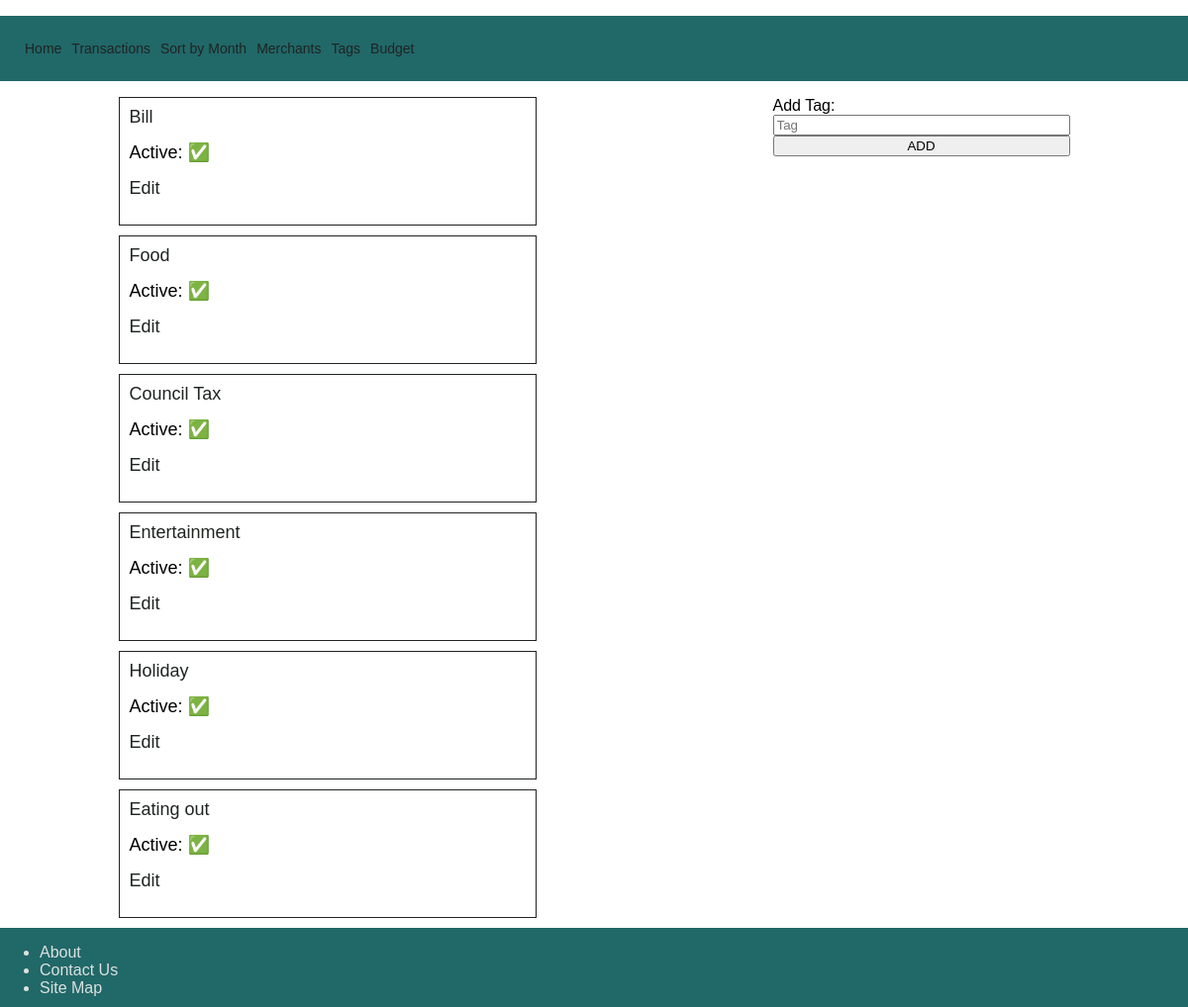
The app's page /tags, older data.
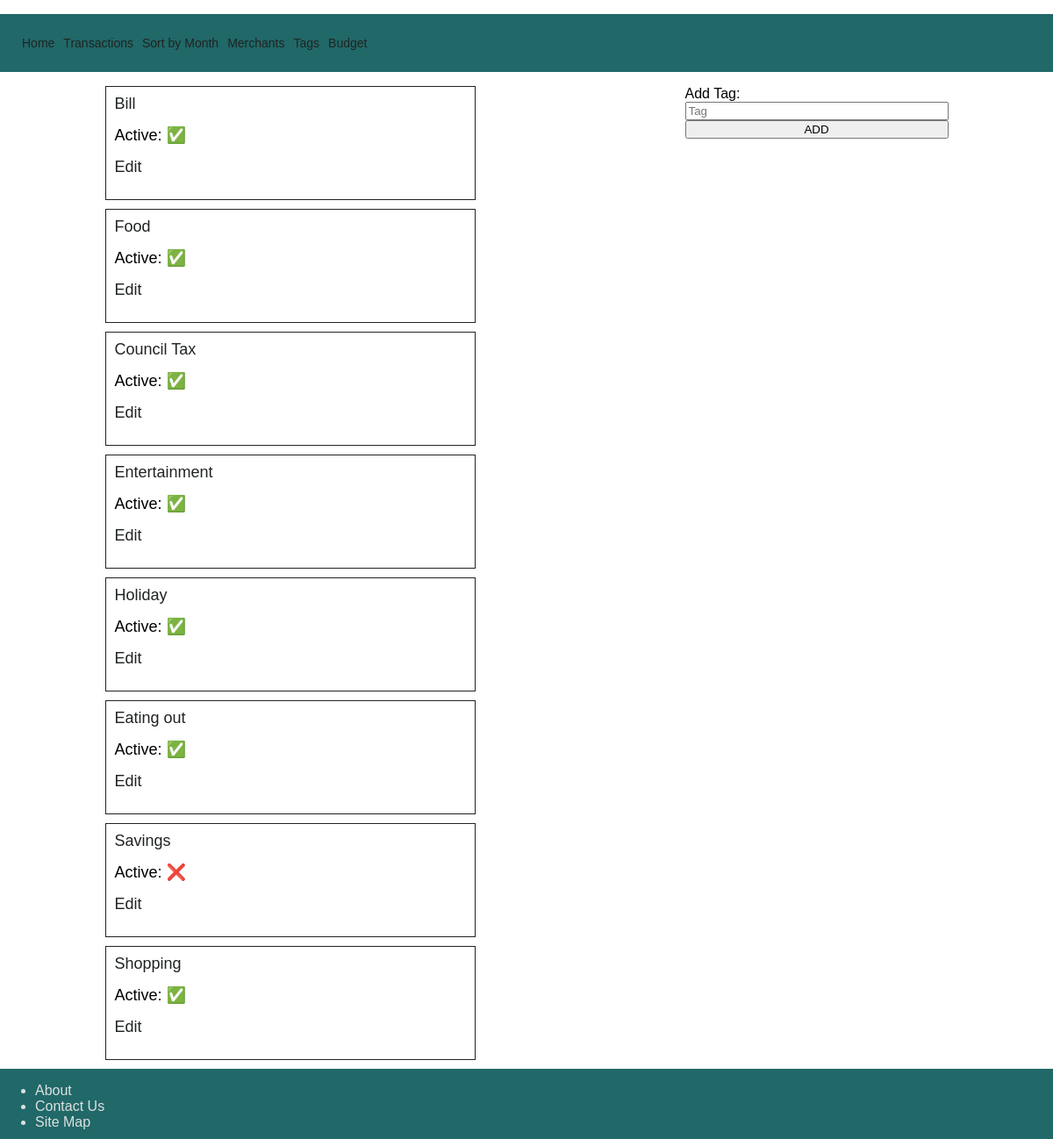
The same page, newer data.
### tables this page shows
CREATE TABLE tags(
    id INTEGER PRIMARY KEY AUTOINCREMENT,
    name VARCHAR,
    active BOOLEAN
);

### controllers/tag_controller.py (the view)
@tag_blueprint.route("/tags")
def tags():
    tags = tag_repository.select_all()
    return render_template(
        "tags/index.html",
        tags=tags,
    )

### db/run_sql.py (called while the page is built)
def get_db():
    path = os.path.dirname(os.path.abspath(__file__))
    db = os.path.join(path, "spending_manager.db")
    conn = sqlite3.connect(db)
    conn.execute("PRAGMA foreign_keys = 1")
    conn.row_factory = sqlite3.Row
    return conn

def run_sql(sql, values=[]):
    db = get_db()
    cursor = db.cursor()
    cursor.execute(sql, values)
    results = cursor.fetchall()
    db.commit()
    db.close()
    return results

### repositories/tag_repository.py (called while the page is built)
def select_all():
    tags = []
    sql = "SELECT * FROM tags"
    results = run_sql(sql)
    for row in results:
        tag = Tag(row["name"], bool(row["active"]), row["id"])
        tags.append(tag)
    return tags

### templates/tags/index.html
{% extends "base.html" %}
{% block content %}
<body>
    <main class="middle">
        {% for tag in tags %}
        <div class="transaction">
            <a href="/tags/{{tag.id}}">{{tag.name}}</a>
            {% if tag.active %}
            <p>Active: &#9989;</p>
            {% else %}
            <p>Active: &#10060;</p>
            {% endif %}
            <p><a href="/tags/{{tag.id}}/edit">Edit</a></p>
        </div>
        {% endfor %}
    </main>
    <aside class="right">
        <div class="sticky">
            <form action="/tags" method="POST">
                <label for="tag">Add Tag:</label>
                <input type="text" id="tag" name="tag" placeholder="Tag" autofocus required>
                <input class="btn btn--action" type='submit' value="ADD">
            </form>
        </div>
    </aside>
    {% endblock %}

Row changes from the older to the newer data that the page shows:
added tags: name "Savings", active "Active: ❌"
added tags: name "Shopping", active "Active: ✅"
